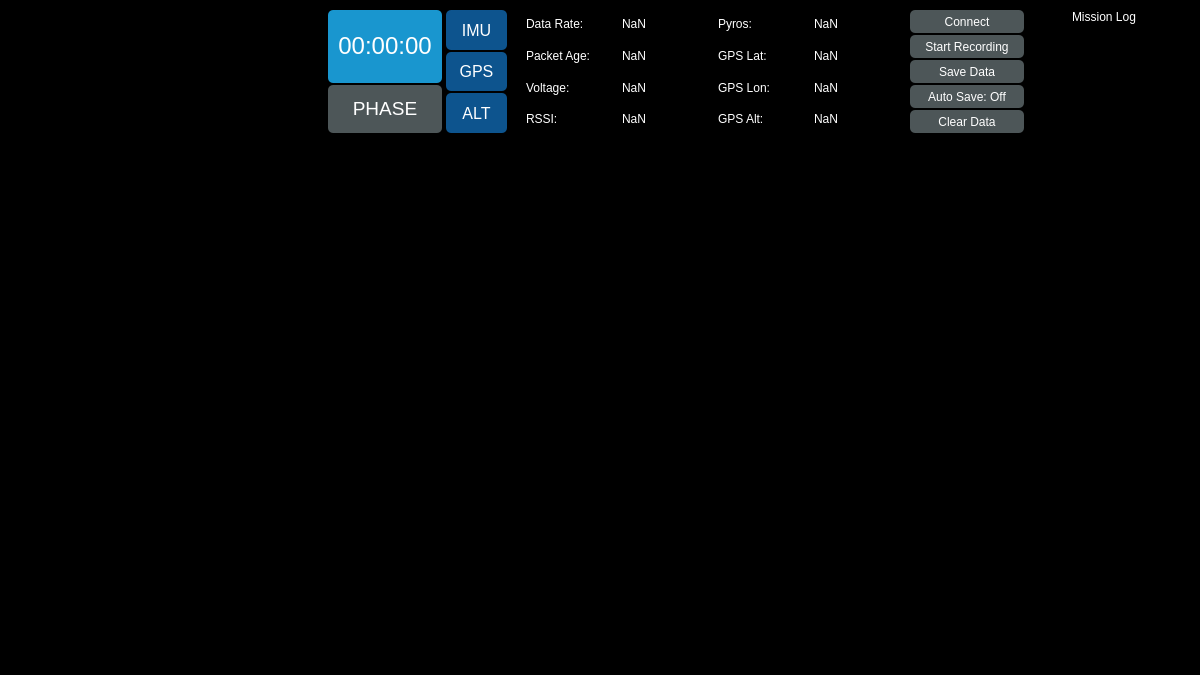
<?xml version="1.0" encoding="UTF-8"?>
<ui version="4.0">
 <class>MainWindow</class>
 <widget class="QMainWindow" name="MainWindow">
  <property name="geometry">
   <rect>
    <x>0</x>
    <y>0</y>
    <width>1200</width>
    <height>675</height>
   </rect>
  </property>
  <property name="sizePolicy">
   <sizepolicy hsizetype="Maximum" vsizetype="Preferred">
    <horstretch>0</horstretch>
    <verstretch>0</verstretch>
   </sizepolicy>
  </property>
  <property name="windowTitle">
   <string>MainWindow</string>
  </property>
  <property name="styleSheet">
   <string notr="true">background-color: rgb(0, 0, 0);</string>
  </property>
  <widget class="QWidget" name="centralwidget">
   <layout class="QVBoxLayout" name="verticalLayout_4" stretch="20,80">
    <property name="spacing">
     <number>20</number>
    </property>
    <property name="leftMargin">
     <number>20</number>
    </property>
    <property name="topMargin">
     <number>10</number>
    </property>
    <property name="rightMargin">
     <number>20</number>
    </property>
    <property name="bottomMargin">
     <number>10</number>
    </property>
    <item>
     <layout class="QHBoxLayout" name="horizontalLayout" stretch="40,15,8,2,50,15,20">
      <property name="spacing">
       <number>4</number>
      </property>
      <item>
       <layout class="QGridLayout" name="gridLayout_4">
        <item row="0" column="0">
         <widget class="QLabel" name="logo">
          <property name="sizePolicy">
           <sizepolicy hsizetype="Ignored" vsizetype="Ignored">
            <horstretch>0</horstretch>
            <verstretch>0</verstretch>
           </sizepolicy>
          </property>
          <property name="text">
           <string/>
          </property>
          <property name="pixmap">
           <pixmap>images/logo_resized.png</pixmap>
          </property>
          <property name="scaledContents">
           <bool>true</bool>
          </property>
         </widget>
        </item>
       </layout>
      </item>
      <item>
       <layout class="QVBoxLayout" name="verticalLayout">
        <property name="spacing">
         <number>2</number>
        </property>
        <item>
         <widget class="QLabel" name="mission_time">
          <property name="sizePolicy">
           <sizepolicy hsizetype="Preferred" vsizetype="Preferred">
            <horstretch>1</horstretch>
            <verstretch>6</verstretch>
           </sizepolicy>
          </property>
          <property name="styleSheet">
           <string notr="true">QLabel {
    background-color: rgb(25,150,207);
    border-radius: 5px;
    padding: 1px;
    color: white;
    font-size: 8 px;
}
</string>
          </property>
          <property name="text">
           <string>&lt;html&gt;&lt;head/&gt;&lt;body&gt;&lt;p align=&quot;center&quot;&gt;&lt;span style=&quot; font-size:18pt;&quot;&gt;00:00:00&lt;/span&gt;&lt;/p&gt;&lt;/body&gt;&lt;/html&gt;</string>
          </property>
          <property name="alignment">
           <set>Qt::AlignmentFlag::AlignCenter</set>
          </property>
         </widget>
        </item>
        <item>
         <widget class="QLabel" name="flight_phase">
          <property name="sizePolicy">
           <sizepolicy hsizetype="Preferred" vsizetype="Preferred">
            <horstretch>1</horstretch>
            <verstretch>4</verstretch>
           </sizepolicy>
          </property>
          <property name="font">
           <font>
            <pointsize>12</pointsize>
           </font>
          </property>
          <property name="styleSheet">
           <string notr="true">QLabel {
	background-color: rgb(77,86,88);
    border-radius: 5px;
    padding: 1px;
    color: white;
}
</string>
          </property>
          <property name="text">
           <string>&lt;html&gt;&lt;head/&gt;&lt;body&gt;&lt;p&gt;&lt;span style=&quot; font-size:14pt;&quot;&gt;PHASE&lt;/span&gt;&lt;/p&gt;&lt;/body&gt;&lt;/html&gt;</string>
          </property>
          <property name="textFormat">
           <enum>Qt::TextFormat::AutoText</enum>
          </property>
          <property name="alignment">
           <set>Qt::AlignmentFlag::AlignCenter</set>
          </property>
         </widget>
        </item>
       </layout>
      </item>
      <item>
       <layout class="QVBoxLayout" name="verticalLayout_3">
        <property name="spacing">
         <number>2</number>
        </property>
        <item>
         <widget class="QLabel" name="IMU_error">
          <property name="sizePolicy">
           <sizepolicy hsizetype="Preferred" vsizetype="Preferred">
            <horstretch>1</horstretch>
            <verstretch>4</verstretch>
           </sizepolicy>
          </property>
          <property name="font">
           <font>
            <pointsize>12</pointsize>
           </font>
          </property>
          <property name="styleSheet">
           <string notr="true">QLabel {
	background-color: rgb(13,84,142);
    border-radius: 5px;
    padding: 1px;
    color: white;
}
</string>
          </property>
          <property name="text">
           <string>IMU</string>
          </property>
          <property name="alignment">
           <set>Qt::AlignmentFlag::AlignCenter</set>
          </property>
         </widget>
        </item>
        <item>
         <widget class="QLabel" name="GPS_error">
          <property name="sizePolicy">
           <sizepolicy hsizetype="Preferred" vsizetype="Preferred">
            <horstretch>1</horstretch>
            <verstretch>4</verstretch>
           </sizepolicy>
          </property>
          <property name="font">
           <font>
            <pointsize>12</pointsize>
           </font>
          </property>
          <property name="styleSheet">
           <string notr="true">QLabel {
	background-color: rgb(13,84,142);
    border-radius: 5px;
    padding: 1px;
    color: white;
}
</string>
          </property>
          <property name="text">
           <string>GPS</string>
          </property>
          <property name="alignment">
           <set>Qt::AlignmentFlag::AlignCenter</set>
          </property>
         </widget>
        </item>
        <item>
         <widget class="QLabel" name="ALT_error">
          <property name="sizePolicy">
           <sizepolicy hsizetype="Preferred" vsizetype="Preferred">
            <horstretch>1</horstretch>
            <verstretch>4</verstretch>
           </sizepolicy>
          </property>
          <property name="font">
           <font>
            <pointsize>12</pointsize>
           </font>
          </property>
          <property name="styleSheet">
           <string notr="true">QLabel {
	background-color: rgb(13,84,142);
    border-radius: 5px;
    padding: 1px;
    color: white;
}
</string>
          </property>
          <property name="text">
           <string>ALT</string>
          </property>
          <property name="alignment">
           <set>Qt::AlignmentFlag::AlignCenter</set>
          </property>
         </widget>
        </item>
       </layout>
      </item>
      <item>
       <spacer name="horizontalSpacer">
        <property name="orientation">
         <enum>Qt::Orientation::Horizontal</enum>
        </property>
        <property name="sizeHint" stdset="0">
         <size>
          <width>40</width>
          <height>20</height>
         </size>
        </property>
       </spacer>
      </item>
      <item>
       <layout class="QGridLayout" name="gridLayout_2">
        <item row="2" column="0">
         <widget class="QLabel" name="voltage">
          <property name="styleSheet">
           <string notr="true">color: rgb(255,255,255)</string>
          </property>
          <property name="text">
           <string>Voltage:</string>
          </property>
         </widget>
        </item>
        <item row="0" column="0">
         <widget class="QLabel" name="data_rate">
          <property name="styleSheet">
           <string notr="true">color: rgb(255,255,255)</string>
          </property>
          <property name="text">
           <string>Data Rate:</string>
          </property>
         </widget>
        </item>
        <item row="3" column="2">
         <widget class="QLabel" name="alt">
          <property name="styleSheet">
           <string notr="true">color: rgb(255,255,255)</string>
          </property>
          <property name="text">
           <string>GPS Alt:</string>
          </property>
         </widget>
        </item>
        <item row="2" column="1">
         <widget class="QLabel" name="voltage_val">
          <property name="styleSheet">
           <string notr="true">color: rgb(255,255,255)</string>
          </property>
          <property name="text">
           <string>NaN</string>
          </property>
         </widget>
        </item>
        <item row="0" column="1">
         <widget class="QLabel" name="data_rate_val">
          <property name="styleSheet">
           <string notr="true">color: rgb(255,255,255)</string>
          </property>
          <property name="text">
           <string>NaN</string>
          </property>
         </widget>
        </item>
        <item row="2" column="2">
         <widget class="QLabel" name="lon">
          <property name="styleSheet">
           <string notr="true">color: rgb(255,255,255)</string>
          </property>
          <property name="text">
           <string>GPS Lon:</string>
          </property>
         </widget>
        </item>
        <item row="2" column="3">
         <widget class="QLabel" name="lon_val">
          <property name="styleSheet">
           <string notr="true">color: rgb(255,255,255)</string>
          </property>
          <property name="text">
           <string>NaN</string>
          </property>
         </widget>
        </item>
        <item row="3" column="0">
         <widget class="QLabel" name="RSSI">
          <property name="styleSheet">
           <string notr="true">color: rgb(255,255,255)</string>
          </property>
          <property name="text">
           <string>RSSI:</string>
          </property>
         </widget>
        </item>
        <item row="1" column="3">
         <widget class="QLabel" name="lat_val">
          <property name="styleSheet">
           <string notr="true">color: rgb(255,255,255)</string>
          </property>
          <property name="text">
           <string>NaN</string>
          </property>
         </widget>
        </item>
        <item row="0" column="3">
         <widget class="QLabel" name="pyros_val">
          <property name="styleSheet">
           <string notr="true">color: rgb(255,255,255)</string>
          </property>
          <property name="text">
           <string>NaN</string>
          </property>
         </widget>
        </item>
        <item row="1" column="0">
         <widget class="QLabel" name="packet_age">
          <property name="styleSheet">
           <string notr="true">color: rgb(255,255,255)</string>
          </property>
          <property name="text">
           <string>Packet Age:</string>
          </property>
         </widget>
        </item>
        <item row="1" column="2">
         <widget class="QLabel" name="lat">
          <property name="styleSheet">
           <string notr="true">color: rgb(255,255,255)</string>
          </property>
          <property name="text">
           <string>GPS Lat:</string>
          </property>
         </widget>
        </item>
        <item row="3" column="1">
         <widget class="QLabel" name="RSSI_val">
          <property name="styleSheet">
           <string notr="true">color: rgb(255,255,255)</string>
          </property>
          <property name="text">
           <string>NaN</string>
          </property>
         </widget>
        </item>
        <item row="0" column="2">
         <widget class="QLabel" name="pyros">
          <property name="styleSheet">
           <string notr="true">color: rgb(255, 255, 255);</string>
          </property>
          <property name="text">
           <string>Pyros:</string>
          </property>
         </widget>
        </item>
        <item row="1" column="1">
         <widget class="QLabel" name="packet_age_val">
          <property name="styleSheet">
           <string notr="true">color: rgb(255, 255, 255);</string>
          </property>
          <property name="text">
           <string>NaN</string>
          </property>
         </widget>
        </item>
        <item row="3" column="3">
         <widget class="QLabel" name="alt_val">
          <property name="styleSheet">
           <string notr="true">color: rgb(255,255,255)</string>
          </property>
          <property name="text">
           <string>NaN</string>
          </property>
         </widget>
        </item>
       </layout>
      </item>
      <item>
       <layout class="QVBoxLayout" name="verticalLayout_2">
        <property name="spacing">
         <number>2</number>
        </property>
        <item>
         <widget class="QPushButton" name="connect_toggle">
          <property name="sizePolicy">
           <sizepolicy hsizetype="Preferred" vsizetype="Preferred">
            <horstretch>0</horstretch>
            <verstretch>0</verstretch>
           </sizepolicy>
          </property>
          <property name="styleSheet">
           <string notr="true">background-color: rgb(77,86,88);
border-radius: 5px;
padding: 1px;
color: white;
font-size: 8 px;
</string>
          </property>
          <property name="text">
           <string>Connect</string>
          </property>
         </widget>
        </item>
        <item>
         <widget class="QPushButton" name="mission_start_toggle">
          <property name="sizePolicy">
           <sizepolicy hsizetype="Preferred" vsizetype="Preferred">
            <horstretch>0</horstretch>
            <verstretch>0</verstretch>
           </sizepolicy>
          </property>
          <property name="styleSheet">
           <string notr="true">background-color: rgb(77,86,88);
border-radius: 5px;
padding: 1px;
color: white;
font-size: 8 px;
</string>
          </property>
          <property name="text">
           <string>Start Recording</string>
          </property>
         </widget>
        </item>
        <item>
         <widget class="QPushButton" name="save_data">
          <property name="sizePolicy">
           <sizepolicy hsizetype="Preferred" vsizetype="Preferred">
            <horstretch>0</horstretch>
            <verstretch>0</verstretch>
           </sizepolicy>
          </property>
          <property name="styleSheet">
           <string notr="true">background-color: rgb(77,86,88);
border-radius: 5px;
padding: 1px;
color: white;
font-size: 8 px;
</string>
          </property>
          <property name="text">
           <string>Save Data</string>
          </property>
         </widget>
        </item>
        <item>
         <widget class="QPushButton" name="autosave_toggle">
          <property name="sizePolicy">
           <sizepolicy hsizetype="Preferred" vsizetype="Preferred">
            <horstretch>0</horstretch>
            <verstretch>0</verstretch>
           </sizepolicy>
          </property>
          <property name="styleSheet">
           <string notr="true">background-color: rgb(77,86,88);
border-radius: 5px;
padding: 1px;
color: white;
font-size: 8 px;
</string>
          </property>
          <property name="text">
           <string>Auto Save: Off</string>
          </property>
         </widget>
        </item>
        <item>
         <widget class="QPushButton" name="clear_data">
          <property name="sizePolicy">
           <sizepolicy hsizetype="Preferred" vsizetype="Preferred">
            <horstretch>0</horstretch>
            <verstretch>0</verstretch>
           </sizepolicy>
          </property>
          <property name="styleSheet">
           <string notr="true">background-color: rgb(77,86,88);
border-radius: 5px;
padding: 1px;
color: white;
font-size: 8 px;
</string>
          </property>
          <property name="text">
           <string>Clear Data</string>
          </property>
         </widget>
        </item>
       </layout>
      </item>
      <item>
       <layout class="QVBoxLayout" name="verticalLayout_8">
        <property name="spacing">
         <number>0</number>
        </property>
        <item>
         <widget class="QLabel" name="mission_log">
          <property name="styleSheet">
           <string notr="true">
color: white;
font-size: 8 px;
</string>
          </property>
          <property name="text">
           <string>Mission Log</string>
          </property>
          <property name="alignment">
           <set>Qt::AlignmentFlag::AlignCenter</set>
          </property>
         </widget>
        </item>
        <item>
         <widget class="QPlainTextEdit" name="log_entry">
          <property name="styleSheet">
           <string notr="true">color: white;
font-size: 8 px;
</string>
          </property>
          <property name="readOnly">
           <bool>true</bool>
          </property>
         </widget>
        </item>
       </layout>
      </item>
     </layout>
    </item>
    <item>
     <layout class="QGridLayout" name="gridLayout">
      <item row="1" column="0">
       <widget class="PlotWidget" name="Plot4" native="true"/>
      </item>
      <item row="1" column="1">
       <widget class="PlotWidget" name="Plot5" native="true"/>
      </item>
      <item row="1" column="2">
       <widget class="PlotWidget" name="Plot6" native="true"/>
      </item>
      <item row="0" column="2">
       <widget class="PlotWidget" name="Plot3" native="true"/>
      </item>
      <item row="0" column="0">
       <widget class="PlotWidget" name="Plot1" native="true"/>
      </item>
      <item row="0" column="1">
       <widget class="PlotWidget" name="Plot2" native="true"/>
      </item>
     </layout>
    </item>
   </layout>
  </widget>
  <widget class="QStatusBar" name="statusbar"/>
 </widget>
 <customwidgets>
  <customwidget>
   <class>PlotWidget</class>
   <extends>QWidget</extends>
   <header>pyqtgraph</header>
   <container>1</container>
  </customwidget>
 </customwidgets>
 <resources/>
 <connections/>
</ui>
